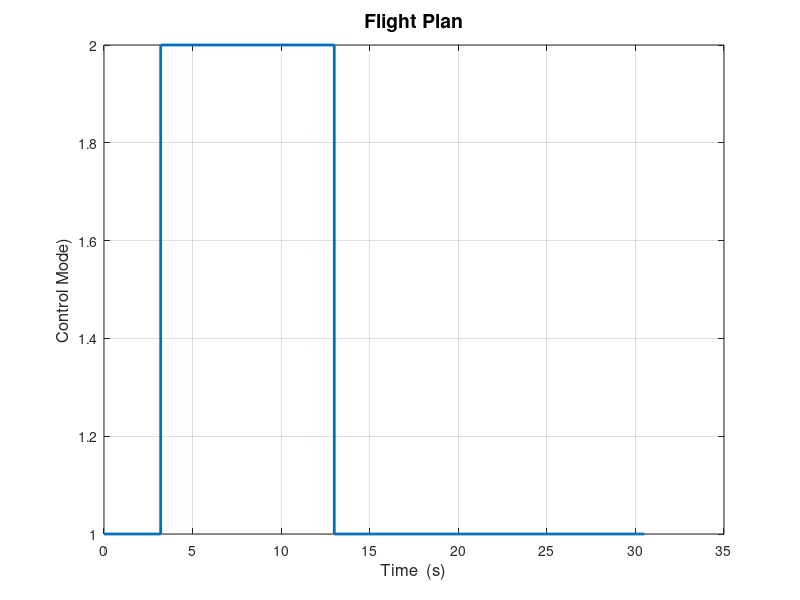

The MATLAB source for this figure: (Note: this script raises an error after producing the figure.)
%  Build_Vertical_Flight_Plan.m      Build a Vertical Flight Plan for a Mission.
      %  This is Only for vertical control (both altitude & altitude rate)
      %   For Lateral control (X Translation) see "Build_Lateral_Flight_Plan.m"

clear, close all, disp(' ')

%   Mode 1 --> Vertical Velocity Mode    Ascend/Descend at some velocity
%                 for Mode 1 the Cmd is m/s
%   Mode 2 --> Vertical Altitude Mode    Hold Altitude to some level
%                 for Mode 2 the Cmd is meters

%  Turn "Interpolation" OFF in the "From Workspace" Block


%  ----------------------------------------------------------------------------
%               Flight Plan 1:    Ascend  ->  Hover  -->  Land

%                          
%                          t        Mode      Cmd 
% FlightPlan_Vertical = [    0          1        1  ;   % Ascend at 1 m/s
%                            3          2        3  ;   % Hover at 3 m
%                            9          1       -1  ;   % Descend at 1 m/s
%                           20          1       -1  ];
% 
% 
% saveFileName = 'Vertical_Flight_Schedule_1.mat';
% disp(['  *** Saving the Flight plan to the file "' saveFileName '" '])
% save(saveFileName, "FlightPlan_Vertical")


%  ----------------------------------------------------------------------------
% Flight Plan 2:    Ascend  
%                   Hover
%                   Translate Laterally at 2 m/s
%                   Command X position to 20 meters downrange
%                   Hover
%                   Descend & Land   (Lateral Velocity & Position  are controlled by
%                                            a seperate Lateral controller)

%  Extra rows added to the bottom of the file because the Port dimensions of
%       the Inport to the FCS is hard-coded as [10 3].  With the unused
%       rows at the bottom you can have up to 10 rows without changing the
%       Port dimensions of the Inport.
% 

%                          t        Mode      Cmd  
FlightPlan_Vertical = [    0          1        1  ;   % Ascend at 1 m/s
                           3          1        1  ;
                           3.2        2        3  ;   % Hover and hold altitude at 3 m
                          13          1       -1  ;   % Descend at 1 m/s
                          30          1       -1  ;   % Descending @ 1 m/s till touchdown
                          30.1        1       -1  ;   % Never Used - Here to allow for a bigger Table size
                          30.2        1       -1  ;   % Never Used
                          30.3        1       -1  ;   % Never Used
                          30.4        1       -1  ;   % Never Used
                          30.5        1       -1  ];

saveFileName = 'Vertical_Flight_Schedule_10m.mat';
disp(['  *** Saving the Flight plan to the file "' saveFileName '" '])
save(saveFileName, "FlightPlan_Vertical")




%%  Plotting
figure(4), clf
stairs(FlightPlan_Vertical(:,1), FlightPlan_Vertical(:,2), 'LineWidth',2)
   grid
       ylabel ('Control Mode)', 'FontSize',12)
       xlabel ('Time  (s)', 'FontSize',12)
       title('Flight Plan', 'FontSize',14)
clear gS
gS{1} = 'Mode 1 --> Vertical Velocity';
gS{2} = 'Mode 2 --> Altitude Hold (Hover)';
% gS{3} = 'Mode 3 --> Downrange Position';
% gS{4} = 'Mode 4 --> Downrange Velocity';
% gS{5} = 'Mode 5 --> Yaw Position';
gS{3} = 'Mode 8 --> Land Now';
gS{4} = 'Mode 9 --> Shut Down Center Engine';
gS{5} = 'Mode 10 --> Cut All Power';

   bkColor = [1 1 0.96];
   txtColor = [0.1  0.1  0.85]; % Blue
   add_text(0.35, 0.75, gS, bkColor,txtColor)
